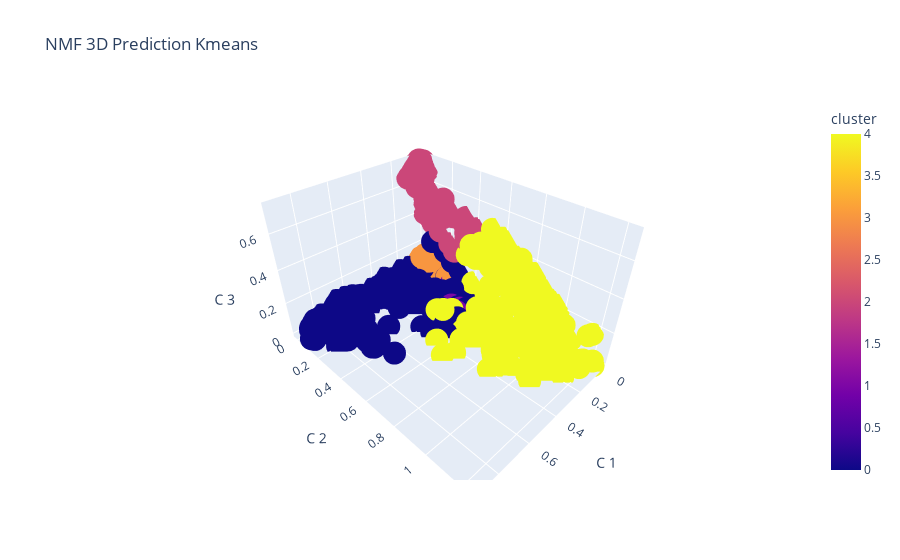

Here is the notebook cell this chart was saved with:
### Code cell
plot3d(W_df_kmeans3,title='NMF 3D Prediction Kmeans', clus_lab = 'cluster' )

### Figure 1 — Plotly figure (JSON) as saved in the notebook; plotly's stock layout.template omitted (floating-point values rounded to 4 significant figures; data arrays with more than 128 entries replaced by an {"elided": "..."} marker saying what was removed)
{"data": [{"hovertemplate": "C 1=%{x}<br>C 2=%{y}<br>C 3=%{z}<br>cluster=%{marker.color}<extra></extra>", "legendgroup": "", "marker": {"color": {"elided": "1725 int values"}, "coloraxis": "coloraxis", "symbol": "circle"}, "mode": "markers", "name": "", "scene": "scene", "showlegend": false, "type": "scatter3d", "x": {"elided": "1725 float values"}, "y": {"elided": "1725 float values"}, "z": {"elided": "1725 float values"}}], "layout": {"coloraxis": {"colorbar": {"title": {"text": "cluster"}}, "colorscale": [[0, "#0d0887"], [0.1111, "#46039f"], [0.2222, "#7201a8"], [0.3333, "#9c179e"], [0.4444, "#bd3786"], [0.5556, "#d8576b"], [0.6667, "#ed7953"], [0.7778, "#fb9f3a"], [0.8889, "#fdca26"], [1, "#f0f921"]]}, "legend": {"tracegroupgap": 0}, "scene": {"domain": {"x": [0, 1], "y": [0, 1]}, "xaxis": {"title": {"text": "C 1"}}, "yaxis": {"title": {"text": "C 2"}}, "zaxis": {"title": {"text": "C 3"}}}, "title": {"text": "NMF 3D Prediction Kmeans"}}}
